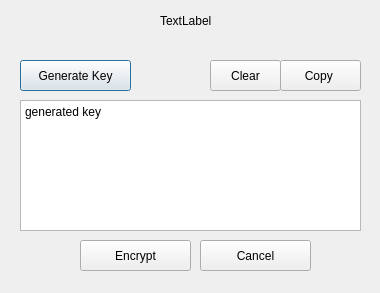
<?xml version="1.0" encoding="UTF-8"?>
<ui version="4.0">
 <class>Dialog</class>
 <widget class="QDialog" name="Dialog">
  <property name="geometry">
   <rect>
    <x>0</x>
    <y>0</y>
    <width>380</width>
    <height>293</height>
   </rect>
  </property>
  <property name="windowTitle">
   <string>Dialog</string>
  </property>
  <widget class="QPushButton" name="pushButton">
   <property name="geometry">
    <rect>
     <x>20</x>
     <y>60</y>
     <width>111</width>
     <height>31</height>
    </rect>
   </property>
   <property name="text">
    <string>Generate Key</string>
   </property>
  </widget>
  <widget class="QPlainTextEdit" name="plainTextEdit_2">
   <property name="geometry">
    <rect>
     <x>20</x>
     <y>100</y>
     <width>341</width>
     <height>131</height>
    </rect>
   </property>
   <property name="plainText">
    <string>generated key</string>
   </property>
  </widget>
  <widget class="QPushButton" name="pushButton_2">
   <property name="geometry">
    <rect>
     <x>280</x>
     <y>60</y>
     <width>81</width>
     <height>31</height>
    </rect>
   </property>
   <property name="text">
    <string>Copy </string>
   </property>
  </widget>
  <widget class="QPushButton" name="pushButton_3">
   <property name="geometry">
    <rect>
     <x>210</x>
     <y>60</y>
     <width>71</width>
     <height>31</height>
    </rect>
   </property>
   <property name="text">
    <string>Clear</string>
   </property>
  </widget>
  <widget class="QPushButton" name="pushButton_4">
   <property name="geometry">
    <rect>
     <x>80</x>
     <y>240</y>
     <width>111</width>
     <height>31</height>
    </rect>
   </property>
   <property name="text">
    <string>Encrypt</string>
   </property>
  </widget>
  <widget class="QPushButton" name="pushButton_5">
   <property name="geometry">
    <rect>
     <x>200</x>
     <y>240</y>
     <width>111</width>
     <height>31</height>
    </rect>
   </property>
   <property name="text">
    <string>Cancel</string>
   </property>
  </widget>
  <widget class="QLabel" name="label">
   <property name="geometry">
    <rect>
     <x>160</x>
     <y>10</y>
     <width>51</width>
     <height>21</height>
    </rect>
   </property>
   <property name="text">
    <string>TextLabel</string>
   </property>
  </widget>
 </widget>
 <resources/>
 <connections/>
</ui>
